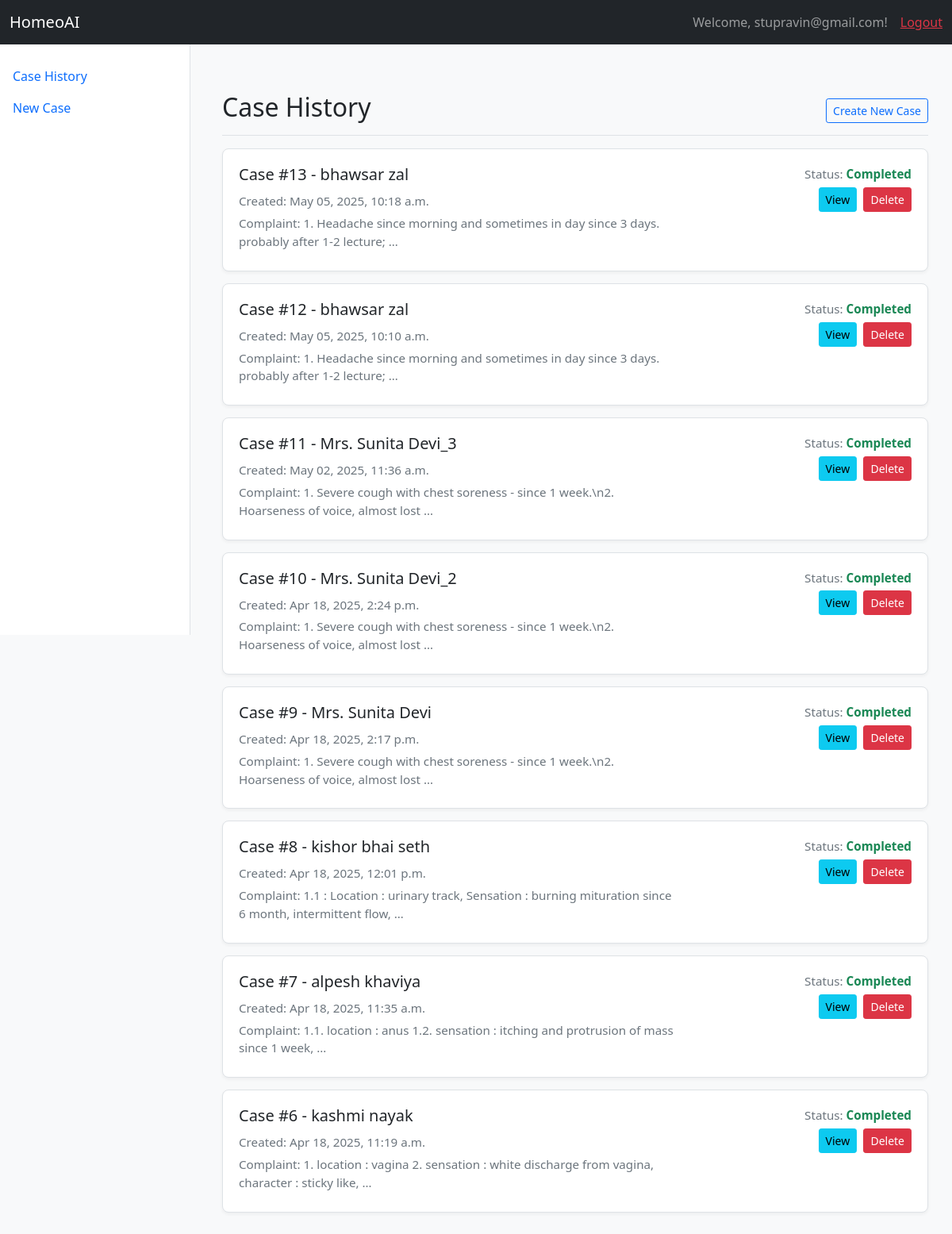
The page /dashboard/ (signed in) on the database its author committed.
### core/models.py (models this page shows, shortened)
class Case(models.Model):
    user = models.ForeignKey(settings.AUTH_USER_MODEL, on_delete=models.CASCADE, related_name='cases')
    created_at = models.DateTimeField(auto_now_add=True)
    updated_at = models.DateTimeField(auto_now=True)
    date = models.DateField(default=timezone.now, blank=True, null=True) # Made optional
    opd_no = models.CharField(max_length=50, blank=True, null=True)
    patient_name = models.CharField(max_length=200) # Required
    patient_age = models.CharField(max_length=20, blank=True, null=True)
    patient_sex = models.CharField(max_length=10, choices=[('Male', 'Male'), ('Female', 'Female'), ('Other', 'Other')], blank=True, null=True)
    patient_occupation = models.CharField(max_length=100, blank=True, null=True)
    patient_address = models.TextField(blank=True, null=True)
    patient_phone = models.CharField(max_length=20, blank=True, null=True)
    presenting_complaints = models.TextField() # Required
    history_of_present_illness = models.TextField(blank=True, null=True)
    past_history_vaccination = models.TextField(blank=True, null=True) # Corresponds to past_history.vaccination
    family_history = models.TextField(blank=True, null=True)
    personal_history = models.JSONField(blank=True, null=True, default=dict)
    menstrual_history = models.JSONField(blank=True, null=True, default=dict)
    physical_examination = models.JSONField(blank=True, null=True, default=dict)
    patient_as_person = models.TextField(blank=True, null=True)
    systemic_examination = models.TextField(blank=True, null=True)
    result_file_path = models.CharField(max_length=512, blank=True, null=True) # Store relative path?
    STATUS_CHOICES = [
        ('PENDING', 'Pending Analysis'),
        ('PROCESSING', 'Processing'),
        ('COMPLETED', 'Completed'),
        ('ERROR', 'Error'),
    ]
    status = models.CharField(max_length=20, choices=STATUS_CHOICES, default='PENDING')
    class Meta:
        ordering = ['-created_at']

### core/views.py (the view)
# urls.py: path("dashboard/", views.dashboard_view, name="dashboard"),
@login_required
def dashboard_view(request):
    user_cases = Case.objects.filter(user=request.user)
    context = {
        "username": request.user.username,
        "cases": user_cases,
    }
    return render(request, "dashboard.html", context)

### templates/dashboard.html (shortened to what this page needs)
<!DOCTYPE html>
<html lang="en">
<head>
    <link rel="stylesheet" href="https://cdn.jsdelivr.net/npm/bootstrap@5.1.3/dist/css/bootstrap.min.css">
</head>
<body>
    <nav class="navbar navbar-expand-md navbar-dark bg-dark fixed-top">
      <div class="container-fluid">
        <a class="navbar-brand" href="{% url 'core:home' %}">HomeoAI</a>
        <div class="collapse navbar-collapse">
          <span class="navbar-text me-3">Welcome, {{ username }}!</span>
          <form action="{% url 'auth_app:logout' %}" method="post" class="logout-form">
              <button type="submit" class="logout-button">Logout</button>
          </form>
        </div>
      </div>
    </nav>
    <nav class="sidebar">
        <div class="position-sticky pt-3">
            <ul class="nav flex-column">
                <li class="nav-item">
                    <a class="nav-link active" href="{% url 'core:dashboard' %}">Case History</a>
                </li>
                <li class="nav-item">
                    <a class="nav-link" href="{% url 'core:new_case' %}">New Case</a>
                </li>
            </ul>
        </div>
    </nav>
    <main class="main-content">
        <div class="d-flex justify-content-between flex-wrap flex-md-nowrap align-items-center pt-3 pb-2 mb-3 border-bottom">
            <h1 class="h2">Case History</h1>
            <div class="btn-toolbar mb-2 mb-md-0">
                <a href="{% url 'core:new_case' %}" class="btn btn-sm btn-outline-primary">
                    Create New Case
                </a>
            </div>
        </div>
        {% if cases %}
            {% for case in cases %}
            <div class="case-history-item">
                <div class="row">
                    <div class="col-md-8">
                         <h5>Case #{{ case.id }} - {{ case.patient_name|default:"N/A" }}</h5>
                         <p>Created: {{ case.created_at|date:"M d, Y, P" }}</p>
                         <p>Complaint: {{ case.presenting_complaints|truncatewords:15 }}</p>
                    </div>
                     <div class="col-md-4 text-md-end">
                         <p>Status: <span class="case-status status-{{ case.status }}">{{ case.get_status_display }}</span></p>
                         <a href="{% url 'core:case_detail' case.id %}" class="btn btn-sm btn-info me-1">View</a>
                         <form action="{% url 'core:delete_case' case.id %}" method="post" style="display: inline;">
                             <button type="submit" class="btn btn-sm btn-danger" onclick="return confirm('Are you sure you want to delete this case?');">Delete</button>
                         </form>
                     </div>
                </div>
            </div>
            {% endfor %}
        {% else %}
            <div class="alert alert-light" role="alert">
              You haven't created any cases yet. <a href="{% url 'core:new_case' %}" class="alert-link">Start a new case now</a>.
            </div>
        {% endif %}
    </main>
</body>
</html>

### templates/dashboard.html (style rules this page uses)
body { padding-top: 70px; background-color: #f8f9fa; }
.sidebar { position: fixed; top: 0; left: 0; height: 100vh; width: 240px; padding-top: 60px; background-color: #fff; border-right: 1px solid #dee2e6; }
.main-content { margin-left: 250px; padding: 30px; }
.case-history-item { background-color: #fff; border: 1px solid #dee2e6; margin-bottom: 15px; padding: 20px; border-radius: 8px; box-shadow: 0 2px 4px rgba(0,0,0,0.05); }
.case-history-item h5 { margin-bottom: 10px; }
.case-history-item p { margin-bottom: 5px; font-size: 0.95em; color: #6c757d; }
.case-status { font-weight: bold; }
.status-COMPLETED { color: #198754; }
.logout-form { display: inline; }
.logout-button { background: none!important; border: none; padding: 0!important; color: #dc3545; text-decoration: underline; cursor: pointer; font: inherit; }

### rows shown on the page
Case: id "13", patient_name "bhawsar zal", created_at "May 05, 2025, 10:18 a.m.", presenting_complaints "1. Headache since morning and sometimes in day since 3 days. probably after 1-2 lecture; …", status "Completed"
Case: id "12", patient_name "bhawsar zal", created_at "May 05, 2025, 10:10 a.m.", presenting_complaints "1. Headache since morning and sometimes in day since 3 days. probably after 1-2 lecture; …", status "Completed"
Case: id "11", patient_name "Mrs. Sunita Devi_3", created_at "May 02, 2025, 11:36 a.m.", presenting_complaints "1. Severe cough with chest soreness - since 1 week.\\n2. Hoarseness of voice, almost lost …", status "Completed"
Case: id "10", patient_name "Mrs. Sunita Devi_2", created_at "Apr 18, 2025, 2:24 p.m.", presenting_complaints "1. Severe cough with chest soreness - since 1 week.\\n2. Hoarseness of voice, almost lost …", status "Completed"
Case: id "9", patient_name "Mrs. Sunita Devi", created_at "Apr 18, 2025, 2:17 p.m.", presenting_complaints "1. Severe cough with chest soreness - since 1 week.\\n2. Hoarseness of voice, almost lost …", status "Completed"
Case: id "8", patient_name "kishor bhai seth", created_at "Apr 18, 2025, 12:01 p.m.", presenting_complaints "1.1 : Location : urinary track, Sensation : burning mituration since 6 month, intermittent flow, …", status "Completed"
Case: id "7", patient_name "alpesh khaviya", created_at "Apr 18, 2025, 11:35 a.m.", presenting_complaints "1.1. location : anus 1.2. sensation : itching and protrusion of mass since 1 week, …", status "Completed"
Case: id "6", patient_name "kashmi nayak", created_at "Apr 18, 2025, 11:19 a.m.", presenting_complaints "1. location : vagina 2. sensation : white discharge from vagina, character : sticky like, …", status "Completed"

### other values the page prints
{{ username }} "stupravin@gmail.com"
